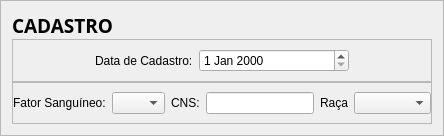
                 <widget class="QFrame" name="frame_Cadastro">
                  <property name="minimumSize">
                   <size>
                    <width>0</width>
                    <height>0</height>
                   </size>
                  </property>
                  <property name="frameShape">
                   <enum>QFrame::StyledPanel</enum>
                  </property>
                  <property name="frameShadow">
                   <enum>QFrame::Raised</enum>
                  </property>
                  <layout class="QVBoxLayout" name="verticalLayout_15">
                   <property name="spacing">
                    <number>0</number>
                   </property>
                   <item>
                    <widget class="QLabel" name="label_Cadastro">
                     <property name="font">
                      <font>
                       <family>Tw Cen MT</family>
                       <pointsize>14</pointsize>
                       <weight>75</weight>
                       <bold>true</bold>
                      </font>
                     </property>
                     <property name="text">
                      <string>CADASTRO</string>
                     </property>
                    </widget>
                   </item>
                   <item>
                    <widget class="QFrame" name="frame_CadastroVertical1">
                     <property name="frameShape">
                      <enum>QFrame::StyledPanel</enum>
                     </property>
                     <property name="frameShadow">
                      <enum>QFrame::Raised</enum>
                     </property>
                     <layout class="QHBoxLayout" name="horizontalLayout_22">
                      <property name="leftMargin">
                       <number>0</number>
                      </property>
                      <property name="rightMargin">
                       <number>0</number>
                      </property>
                      <item>
                       <spacer name="horizontalSpacer_12">
                        <property name="orientation">
                         <enum>Qt::Horizontal</enum>
                        </property>
                        <property name="sizeHint" stdset="0">
                         <size>
                          <width>40</width>
                          <height>20</height>
                         </size>
                        </property>
                       </spacer>
                      </item>
                      <item>
                       <widget class="QLabel" name="label_DataDeConclusao">
                        <property name="text">
                         <string>Data de Cadastro:</string>
                        </property>
                       </widget>
                      </item>
                      <item>
                       <widget class="QDateEdit" name="dateEdit_DataDeConclusao">
                        <property name="minimumSize">
                         <size>
                          <width>150</width>
                          <height>0</height>
                         </size>
                        </property>
                        <property name="showGroupSeparator" stdset="0">
                         <bool>false</bool>
                        </property>
                       </widget>
                      </item>
                      <item>
                       <spacer name="horizontalSpacer_13">
                        <property name="orientation">
                         <enum>Qt::Horizontal</enum>
                        </property>
                        <property name="sizeHint" stdset="0">
                         <size>
                          <width>40</width>
                          <height>20</height>
                         </size>
                        </property>
                       </spacer>
                      </item>
                     </layout>
                    </widget>
                   </item>
                   <item>
                    <widget class="QFrame" name="frame_CadastroVertical2">
                     <property name="frameShape">
                      <enum>QFrame::StyledPanel</enum>
                     </property>
                     <property name="frameShadow">
                      <enum>QFrame::Raised</enum>
                     </property>
                     <layout class="QHBoxLayout" name="horizontalLayout_23">
                      <property name="leftMargin">
                       <number>0</number>
                      </property>
                      <property name="rightMargin">
                       <number>0</number>
                      </property>
                      <item>
                       <widget class="QLabel" name="label_FatorSanguineo">
                        <property name="text">
                         <string>Fator Sanguíneo:</string>
                        </property>
                       </widget>
                      </item>
                      <item>
                       <widget class="QComboBox" name="comboBox_FatorSanguineo">
                        <property name="maximumSize">
                         <size>
                          <width>70</width>
                          <height>16777215</height>
                         </size>
                        </property>
                        <item>
                         <property name="text">
                          <string/>
                         </property>
                        </item>
                        <item>
                         <property name="text">
                          <string>A+</string>
                         </property>
                        </item>
                        <item>
                         <property name="text">
                          <string>B+</string>
                         </property>
                        </item>
                        <item>
                         <property name="text">
                          <string>AB+</string>
                         </property>
                        </item>
                        <item>
                         <property name="text">
                          <string>O+</string>
                         </property>
                        </item>
                        <item>
                         <property name="text">
                          <string>A-</string>
                         </property>
                        </item>
                        <item>
                         <property name="text">
                          <string>B-</string>
                         </property>
                        </item>
                        <item>
                         <property name="text">
                          <string>AB-</string>
                         </property>
                        </item>
                        <item>
                         <property name="text">
                          <string>O-</string>
                         </property>
                        </item>
                       </widget>
                      </item>
                      <item>
                       <widget class="QLabel" name="label_CNS">
                        <property name="text">
                         <string>CNS:</string>
                        </property>
                       </widget>
                      </item>
                      <item>
                       <widget class="QLineEdit" name="lineEdit_CNS"/>
                      </item>
                      <item>
                       <widget class="QLabel" name="label_Raca">
                        <property name="text">
                         <string>Raça</string>
                        </property>
                       </widget>
                      </item>
                      <item>
                       <widget class="QComboBox" name="comboBox_Raca">
                        <item>
                         <property name="text">
                          <string/>
                         </property>
                        </item>
                        <item>
                         <property name="text">
                          <string>Amarelo</string>
                         </property>
                        </item>
                        <item>
                         <property name="text">
                          <string>Branco</string>
                         </property>
                        </item>
                        <item>
                         <property name="text">
                          <string>Indígena</string>
                         </property>
                        </item>
                        <item>
                         <property name="text">
                          <string>Pardo</string>
                         </property>
                        </item>
                        <item>
                         <property name="text">
                          <string>Preto</string>
                         </property>
                        </item>
                       </widget>
                      </item>
                     </layout>
                    </widget>
                   </item>
                  </layout>
                 </widget>
